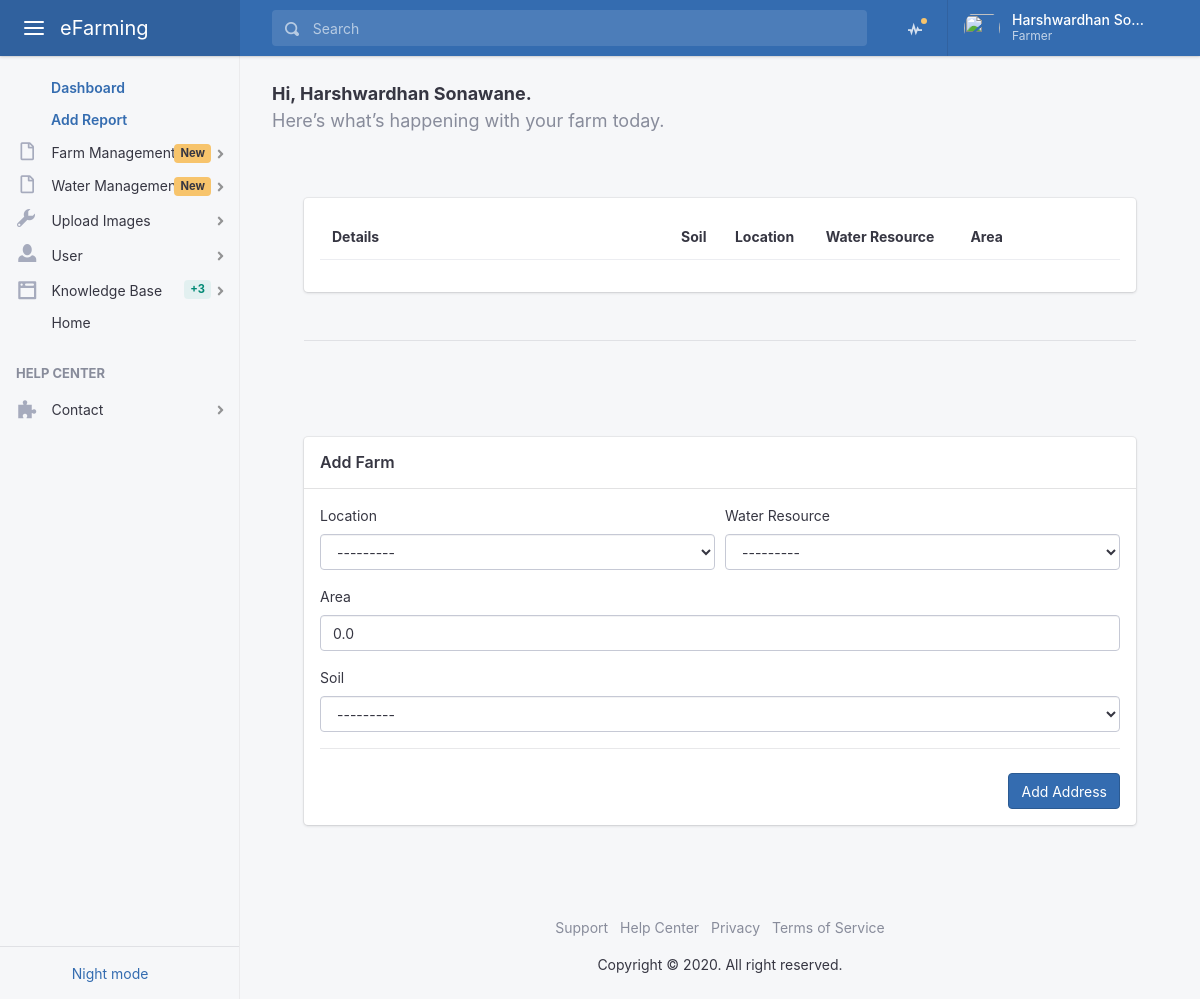
/user/farm/add/ (signed in), run on an earlier commit of the app's database.
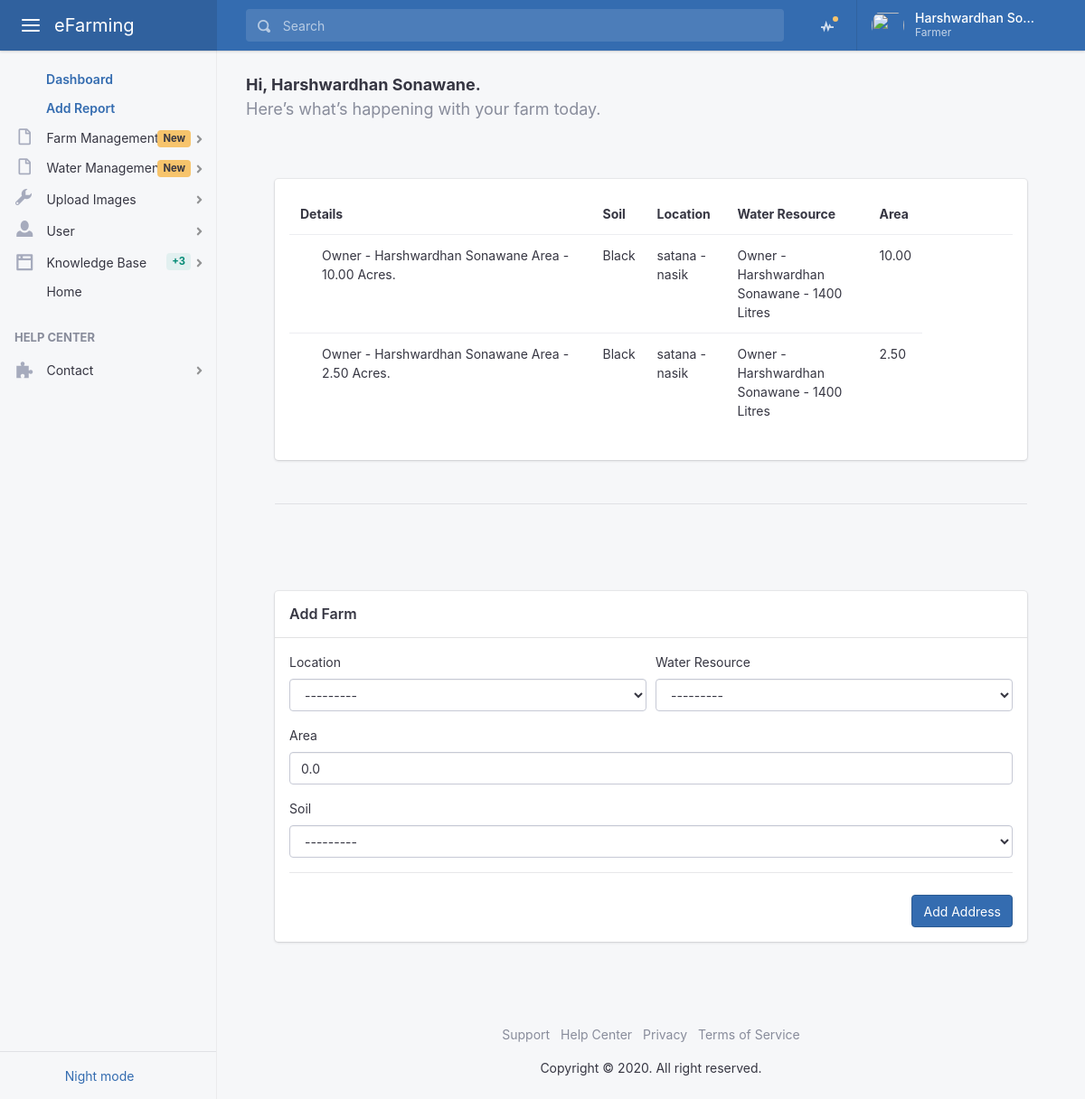
And on a later commit of the database.
### user/models.py (models this page shows, shortened)
class Profile(models.Model):
    MALE = 1
    FEMALE = 2
    OTHER = 3
    GENDER_CHOICES = (
        (MALE, 'Male'),
        (FEMALE, 'Female'),
        (OTHER , 'Other'),
    )
    FARMER = 1
    DOCTOR = 2
    SHOP = 3
    TYPE_CHOICES = (
        (FARMER, 'Farmer'),
        (DOCTOR, 'Doctor'),
        (SHOP , 'Shop'),
    )
    user            = models.OneToOneField(User, on_delete=models.CASCADE)
    mobile          = models.IntegerField(null=True, blank=True)
    profile_image   = models.ImageField(upload_to='profile/%y/%m/%d/', blank=True)
    type            = models.PositiveSmallIntegerField(choices=TYPE_CHOICES, default=1)
    status          = models.BooleanField(default=False)
    created_on      = models.DateTimeField(auto_now_add=True)
    updated_on      = models.DateTimeField(auto_now=True)

class Address(models.Model):
    STATE_CHOICES = (
    ("Andhra Pradesh", "Andhra Pradesh"), ("Arunachal Pradesh ", "Arunachal Pradesh "), ("Assam", "Assam"),
    ("Bihar", "Bihar"), ("Chhattisgarh", "Chhattisgarh"), ("Goa", "Goa"), ("Gujarat", "Gujarat"),
    ("Haryana", "Haryana"), ("Himachal Pradesh", "Himachal Pradesh"), ("Jammu and Kashmir ", "Jammu and Kashmir "),
    ("Jharkhand", "Jharkhand"), ("Karnataka", "Karnataka"), ("Kerala", "Kerala"), ("Madhya Pradesh", "Madhya Pradesh"),
    ("Maharashtra", "Maharashtra"), ("Manipur", "Manipur"), ("Meghalaya", "Meghalaya"), ("Mizoram", "Mizoram"),
    ("Nagaland", "Nagaland"), ("Odisha", "Odisha"), ("Punjab", "Punjab"), ("Rajasthan", "Rajasthan"),
    ("Sikkim", "Sikkim"), ("Tamil Nadu", "Tamil Nadu"), ("Telangana", "Telangana"), ("Tripura", "Tripura"),
    ("Uttar Pradesh", "Uttar Pradesh"), ("Uttarakhand", "Uttarakhand"), ("West Bengal", "West Bengal"),
    ("Andaman and Nicobar Islands", "Andaman and Nicobar Islands"), ("Chandigarh", "Chandigarh"),
    ("Dadra and Nagar Haveli", "Dadra and Nagar Haveli"), ("Daman and Diu", "Daman and Diu"),
    ("Lakshadweep", "Lakshadweep"), ("National Capital Territory of Delhi", "National Capital Territory of Delhi"),
    ("Puducherry", "Puducherry"))
    user            = models.ForeignKey(User, on_delete=models.CASCADE)
    line_1          = models.CharField(max_length=250)
    town            = models.CharField(max_length=250, blank=True, null=True)
    landmark        = models.CharField(max_length=250, blank=True, null=True)
    city            = models.CharField(max_length=250)
    district        = models.CharField(max_length=250)
    state           = models.CharField(choices=STATE_CHOICES, max_length=255)
    pin             = models.IntegerField()
    created         = models.DateTimeField(auto_now_add=True)
    updated         = models.DateTimeField(auto_now=True)
    def __str__(self):
        return self.line_1 + ' - ' + self.city

### farm/models.py (models this page shows)
class Farm(models.Model):
    owner           = models.ForeignKey(User, on_delete=models.CASCADE)
    soil            = models.ForeignKey(Soil, on_delete=models.DO_NOTHING)
    location        = models.ForeignKey(Address, on_delete=models.DO_NOTHING)
    water_resource  = models.ForeignKey(WaterResource, on_delete=models.DO_NOTHING)
    area            = models.DecimalField(default=000.0, max_digits=300, decimal_places=2)
    is_active       = models.BooleanField(default=False)
    created         = models.DateTimeField(auto_now_add=True)
    updated         = models.DateTimeField(auto_now=True)
    def __str__(self):
        return 'Owner - ' + str(self.owner.first_name) + ' ' + str(self.owner.last_name) + ' Area - ' + str(self.area) + ' Acres.'

class Soil(models.Model):
    name        = models.CharField(max_length=255)
    description = models.CharField(max_length=1000)
    def __str__(self):
        return self.name

class WaterResource(models.Model):
    PRIMARY = 1
    SECONDARY = 2
    TYPE_CHOICES = (
        (PRIMARY, 'Primary'),
        (SECONDARY, 'Secondary'),
    )
    owner           = models.ForeignKey(User, on_delete=models.CASCADE)
    volume          = models.IntegerField() #in liters
    depth           = models.IntegerField() #in feets
    diameter        = models.IntegerField() #in feets
    income_rate     = models.IntegerField() #liter per minute
    available_water = models.IntegerField() #in liter
    type            = models.PositiveSmallIntegerField(choices=TYPE_CHOICES, default=1)
    is_active       = models.BooleanField(default=False)
    created         = models.DateTimeField(auto_now_add=True)
    updated         = models.DateTimeField(auto_now=True)
    def __str__(self):
        return 'Owner - ' + str(self.owner.first_name) + ' ' + str(self.owner.last_name) + ' - ' + str(self.volume) + ' Litres'

### user/views.py (the view)
# urls.py: path('farm/add/', views.add_farm, name='add_farm'),
@login_required
def add_farm(request):
    template = 'site/dashboard/add_farm.html'
    if request.method == 'POST':
                form = AddFarmForm(request.user, request.POST or None, request.FILES or None)
                if form.is_valid():
                        post = form.save(commit=False)
                        post.owner = request.user
                        post.save()
                        messages.success(request, "Your farm has been created")
                        return redirect('user_home')
    else:
        objects = Farm.objects.filter(owner=request.user)
        form = AddFarmForm(request.user)
    context = {
        'form': form,
        'objects':objects,
    }
    return render(request, template, context)

### user/forms.py
class AddFarmForm(forms.ModelForm):
    class Meta:
        model = Farm
        fields = ['location', 'soil','water_resource','area']
        widgets = {
            "soil": forms.Select(attrs={'placeholder': 'Select Soil', 'class': 'form-control', 'required': 'required', 'autofocus':'""'}),
            "location": forms.Select(attrs={'placeholder': 'Select Address', 'class': 'form-control', 'required': 'required'}),
            "water_resource": forms.Select(attrs={'placeholder': 'select Water Resource', 'class': 'form-control', 'required': 'required'}),
            "area": forms.TextInput(attrs={'placeholder': 'Area in Acres', 'class': 'form-control', 'required': 'required'}),
            }
    def __init__(self, user, *args, **kwargs):
        super(AddFarmForm, self).__init__(*args, **kwargs)
        self.fields['water_resource'].queryset = WaterResource.objects.filter(
            owner=user)
        self.fields['location'].queryset = Address.objects.filter(
            user=user)

### templates/site/dashboard/add_farm.html (shortened to what this page needs)
{% extends 'site/base.html' %}
{% load static %}
{% block content %}
{% include 'partials/header.html' %}
{% include 'partials/aside.html' %}
  <main class="app-main">
    <div class="wrapper">
      <div class="page">
        <div class="page-inner">
          <header class="page-title-bar">
            <div class="d-flex flex-column flex-md-row">
              <p class="lead">
                <span class="font-weight-bold">Hi, {{ user.first_name }} {{ user.last_name }}.</span> <span class="d-block text-muted"> {{ cord }} Here’s what’s happening with your farm today.</span>
              </p>
            </div>
          </header>
          <div class="page-inner">
            <div class="page-section">
              <div class="card card-fluid">
                <div class="card-body">
                  <table id="myTable" class="table">
                    <thead>
                      <tr>
                        <th colspan="2" style="min-width: 320px;">
                          Details
                        </th>
                        <th> Soil </th>
                        <th> Location </th>
                        <th> Water Resource </th>
                        <th> Area </th>
                        <th style="width:100px; min-width:100px;"> &nbsp; </th>
                      </tr>
                    </thead>
                    <tbody>
                      {% for obj in objects %}
                      <tr>
                        <td></td>
                        <td>{{ obj }}</td>
                        <td>{{ obj.soil }}</td>
                        <td>{{ obj.location }}</td>
                        <td>{{ obj.water_resource }}</td>
                        <td>{{ obj.area }}</td>
                      </tr>
                      {% endfor %}
                    </tbody>
                  </table>
                </div>
              </div>
              <hr class="my-5">
            </div>
          </div>
          <div class="page-inner">
            <div class="page-section">
              <div class="row">
                <div class="col-lg-12">
                  <div class="card card-fluid">
                    <h6 class="card-header"> Add Farm </h6>
                    <div class="card-body">
                      <form method="POST" action="{% url 'add_farm' %}">{% csrf_token %}
                        <div class="form-row">
                          <div class="col-md-6 mb-3">
                            <label for="input01">Location</label> {{ form.location }}
                          </div>
                          <div class="col-md-6 mb-3">
                            <label for="input02">Water Resource</label> {{ form.water_resource }}
                          </div>
                        </div>
                        <div class="form-group">
                          <label for="input03">Area</label> {{ form.area }}
                        </div>
                        <div class="form-group">
                          <label for="input03">Soil</label> {{ form.soil }}
                        </div>
                        <hr>
                        <div class="form-actions">
                          <button type="submit" class="btn btn-primary text-nowrap ml-auto">Add Address</button>
                        </div>
                      </form>
                    </div>
                  </div>
                </div>
              </div>
            </div>
          </div>
        </div>
      </div>
    </div>
    <footer class="app-footer">
      <ul class="list-inline">
        <li class="list-inline-item">
          <a class="text-muted" href="#">Support</a>
        </li>
        <li class="list-inline-item">
          <a class="text-muted" href="#">Help Center</a>
        </li>
        <li class="list-inline-item">
          <a class="text-muted" href="#">Privacy</a>
        </li>
        <li class="list-inline-item">
          <a class="text-muted" href="#">Terms of Service</a>
        </li>
      </ul>
      <div class="copyright"> Copyright © 2020. All right reserved. </div>
    </footer>
  </main>
{% endblock %}

### templates/site/base.html (shortened to what this page needs)
{% load static %}
<!DOCTYPE html>
<html lang="en">
<head>
    <link rel="stylesheet" href="{% static 'assets/vendor/open-iconic/css/open-iconic-bootstrap.min.css' %}">
    <link rel="stylesheet" href="{% static 'assets/vendor/fontawesome/css/all.css' %}">
    <link rel="stylesheet" href="{% static 'assets/vendor/flatpickr/flatpickr.min.css' %}">
    <link rel="stylesheet" href="{% static 'assets/stylesheets/theme.min.css' %}" data-skin="default">
    <link rel="stylesheet" href="{% static 'assets/stylesheets/theme-dark.min.css' %}" data-skin="dark">
    <link rel="stylesheet" href="{% static 'assets/stylesheets/custom.css' %}">
  </head>
  <body>
    {% block content %}
    {% endblock %}
  </body>
</html>

### templates/partials/header.html (shortened to what this page needs)
{% load static %}
<header class="app-header app-header-dark">
    <div class="top-bar">
      <div class="top-bar-brand">
        <button class="hamburger hamburger-squeeze mr-2" type="button" data-toggle="aside-menu" aria-label="toggle aside menu"><span class="hamburger-box"><span class="hamburger-inner"></span></span></button>
        <a href="{% url 'user_home' %}">
            eFarming
           </a>
      </div>
      <div class="top-bar-list">
        <div class="top-bar-item top-bar-item-full">
          <form class="top-bar-search">
            <div class="input-group input-group-search dropdown">
              <div class="input-group-prepend">
                <span class="input-group-text"><span class="oi oi-magnifying-glass"></span></span>
              </div><input type="text" class="form-control" data-toggle="dropdown" aria-label="Search" placeholder="Search">
            </div>
          </form>
        </div>
        <div class="top-bar-item top-bar-item-right px-0 d-none d-sm-flex">
          <ul class="header-nav nav">
            <li class="nav-item dropdown header-nav-dropdown has-notified">
              <a class="nav-link" href="#" data-toggle="dropdown" aria-haspopup="true" aria-expanded="false"><span class="oi oi-pulse"></span></a>
            </li>
          </ul>
          <div class="dropdown d-flex">
            <button class="btn-account d-none d-md-flex" type="button" data-toggle="dropdown" aria-haspopup="true" aria-expanded="false"><span class="user-avatar user-avatar-md"><img src="assets/images/avatars/profile.jpg" alt=""></span> <span class="account-summary pr-lg-4 d-none d-lg-block"><span class="account-name">{{ user.first_name }} {{ user.last_name }}</span> <span class="account-description">{{ user.profile.get_type_display }}</span></span></button>
          </div>
        </div>
      </div>
    </div>
  </header>

### templates/partials/aside.html (shortened to what this page needs)
{% load static %}
<aside class="app-aside app-aside-expand-md app-aside-light">
    <div class="aside-content">
      <div class="aside-menu overflow-hidden">
        <nav id="stacked-menu" class="stacked-menu">
          <ul class="menu">
            <li class="menu-item has-active">
              <a href="{% url 'user_home' %}" class="menu-link"><span class="menu-icon fas fa-home"></span> <span class="menu-text">Dashboard</span></a>
            </li>
            <li class="menu-item has-active">
              <a href="{% url 'upload_image' %}" class="menu-link"><span class="menu-icon fas fa-search"></span> <span class="menu-text">Add Report</span></a>
            </li>
            <li class="menu-item has-child">
              <a href="#" class="menu-link"><span class="menu-icon far fa-file"></span> <span class="menu-text">Farm Management</span> <span class="badge badge-warning">New</span></a>
            </li>
            <li class="menu-item has-child">
                <a href="#" class="menu-link"><span class="menu-icon far fa-file"></span> <span class="menu-text">Water Management</span> <span class="badge badge-warning">New</span></a>
              </li>
            <li class="menu-item has-child">
              <a href="#" class="menu-link"><span class="menu-icon oi oi-wrench"></span> <span class="menu-text">Upload Images</span></a>
            </li>
            <li class="menu-item has-child">
              <a href="#" class="menu-link"><span class="menu-icon oi oi-person"></span> <span class="menu-text">User</span></a>
            </li>
            <li class="menu-item has-child">
              <a href="#" class="menu-link"><span class="menu-icon oi oi-browser"></span> <span class="menu-text">Knowledge Base</span> <span class="badge badge-subtle badge-success">+3</span></a>
            </li>
            <li class="menu-item">
              <a href="{% url 'landing' %}" class="menu-link"><span class="menu-icon fas fa-rocket"></span> <span class="menu-text">Home</span></a>
            </li>
            <li class="menu-header">Help Center </li>
            <li class="menu-item has-child">
              <a href="#" class="menu-link"><span class="menu-icon oi oi-puzzle-piece"></span> <span class="menu-text">Contact</span></a>
            </li>
          </ul>
        </nav>
      </div>
      <footer class="aside-footer border-top p-2">
        <button class="btn btn-light btn-block text-primary" data-toggle="skin"><span class="d-compact-menu-none">Night mode</span> <i class="fas fa-moon ml-1"></i></button>
      </footer>
    </div>
  </aside>

What changed in the data, as far as the page shows it:
added Farm: owner+area "Owner - Harshwardhan Sonawane Area - 10.00 Acres.", soil "Black", location "satana - nasik", water_resource "Owner - Harshwardhan Sonawane - 1400 Litres", area "10.00"
added Farm: owner+area "Owner - Harshwardhan Sonawane Area - 2.50 Acres.", soil "Black", location "satana - nasik", water_resource "Owner - Harshwardhan Sonawane - 1400 Litres", area "2.50"
